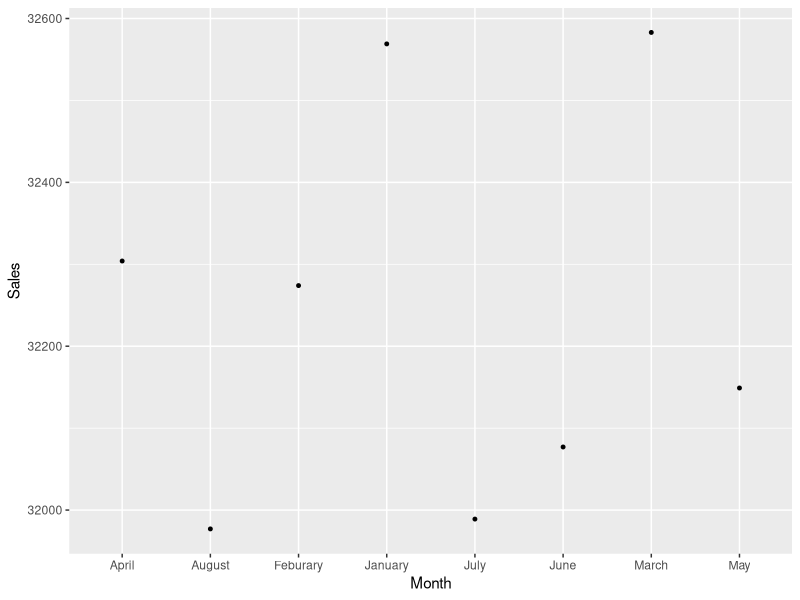

R code for this plot:
# Regression Analysis Example :

Month <- c("January","Feburary","March","April","May","June","July","August")
Sales <- c(32569,32274,32583,32304,32149,32077,31989,31977)
Month_number <- c(1,2,3,4,5,6,7,8)
df <- data.frame(Month,Sales,Month_number)
df

library("ggplot2")
ggplot(df, aes(x=Month, y=Sales)) + geom_point(size=1)

# Regression Analysis: Sales versus Month
a <- lm(Sales~Month_number, data= df)
a
summary(a)

# y_cap = 32,628.2 - 86.21*x :
x =10
y_cap = 32628.2 - 86.21*x 
y_cap